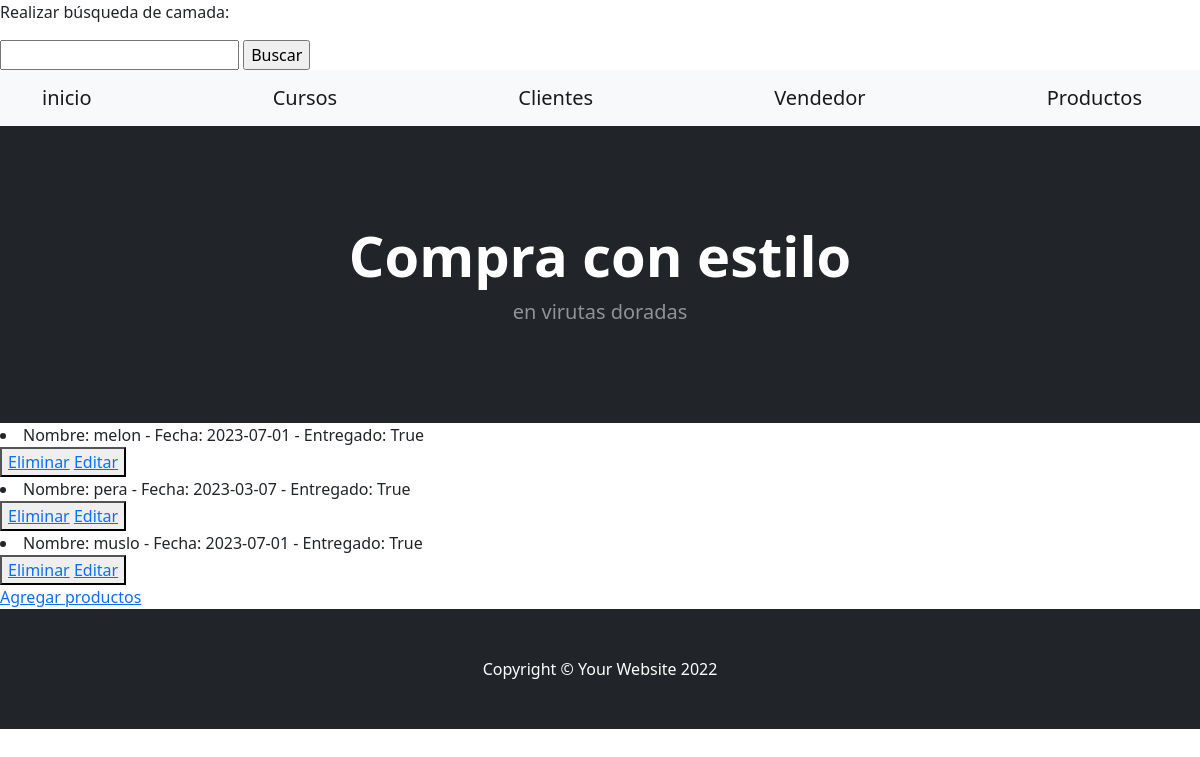
Screenshot of /App1/leerproductos/ with the database file from the repository.
### App1/models.py (models this page shows)
class tareas (models.Model):
    nombre= models.CharField(max_length=30)
    Fechadeentrega =models.DateField()                 #ESTO CORRESPONDE A LO QUE AHORA ES ---PRODUCTOS---
    entregado = models.BooleanField()
    def __str__(self):
        return f"Nombre: {self.nombre} - Fecha: {self.Fechadeentrega} - Entregado: {self.entregado}"

### App1/views.py (the view)
# urls.py: path('leerproductos/', views.leerproductos, name='Leerproducto'),
def leerproductos (request):
    productos = tareas.objects.all()
    contexto = {"productos": productos}
    return render (request, "leerproductos.html", contexto)

### App1/template/leerproductos.html
{% extends 'padre.html' %}
{% load static %}
{% block contenidoquecambia %}
    {% for p in productos %}
    <li>{{p}}</li>
    <button>
        <a href="{% url 'Eliminarproducto' p.nombre %}">Eliminar</a>
        <a href="{% url 'Editarproducto' p.nombre %}">Editar</a>
    </button>
{% endfor %}
<br>
<a href="productos">Agregar productos</a>
{% endblock %}

### rows the page displays
tareas: nombre+entregado "Nombre: melon - Fecha: 2023-07-01 - Entregado: True"
tareas: nombre+entregado "Nombre: pera - Fecha: 2023-03-07 - Entregado: True"
tareas: nombre+entregado "Nombre: muslo - Fecha: 2023-07-01 - Entregado: True"
